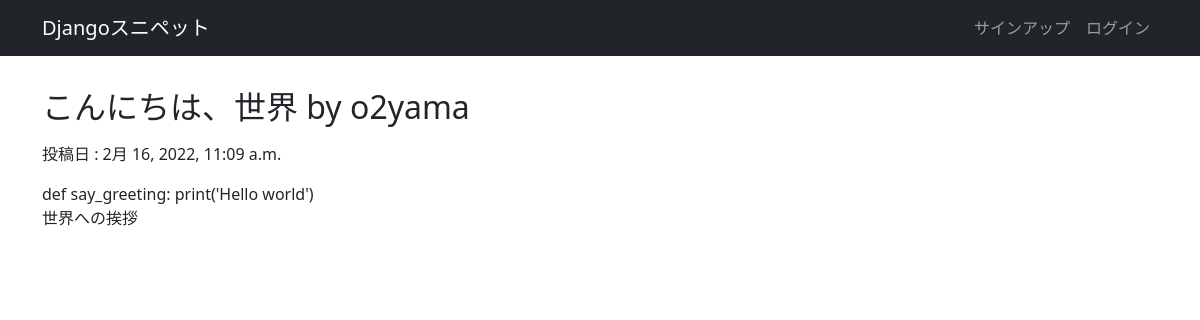
The app's page /snippets/5/ with its own data.
### snippets/models.py (models this page shows, shortened)
class Snippet(models.Model):
    title = models.CharField('タイトル', max_length=128)
    code = models.TextField('コード', blank=True)
    desc = models.TextField('説明', blank=True)
    created_by = models.ForeignKey(settings.AUTH_USER_MODEL, verbose_name="投稿者", on_delete=models.CASCADE)
    created_at = models.DateTimeField("投稿日", auto_now_add=True)
    update_at = models.DateTimeField('更新日', auto_now=True)

### snippets/views.py (the view)
# urls.py: path('<int:snippet_id>/', views.snippet_detail, name='snippet_detail'),
def snippet_detail(request, snippet_id):
    snippet = get_object_or_404(Snippet, pk=snippet_id)
    return render(request, 'snippets/snippet_detail.html', {"snippet": snippet})

### snippets/templates/snippets/snippet_detail.html (shortened to what this page needs)
{% extends 'base.html' %}
{% load pygmentize %}
{% block main %}
<div>
  <h2>{{ snippet.title }} by {{ snippet.created_by.username }}</h2>
  <div class="snippet-date">
    投稿日 : {{ snippet.created_at|date:"DATETIME_FORMAT" }}
  </div>
  <div class="source-code">{{ snippet.code|pygmentize:"python3" }}</div>
  <p>{{ snippet.desc | urlize }}</p>
</div>
{% endblock %}

### snippets/static/css/style.css (style rules this page uses)
* { margin: 0; padding: 0; }
.snippet-date { margin: 1rem 0; }

### records on screen
Snippet: title "こんにちは、世界", created_by.username "o2yama", created_at "2月 16, 2022, 11:09 a.m.", code|pygmentize "def say_greeting: print('Hello world')", desc "世界への挨拶"
